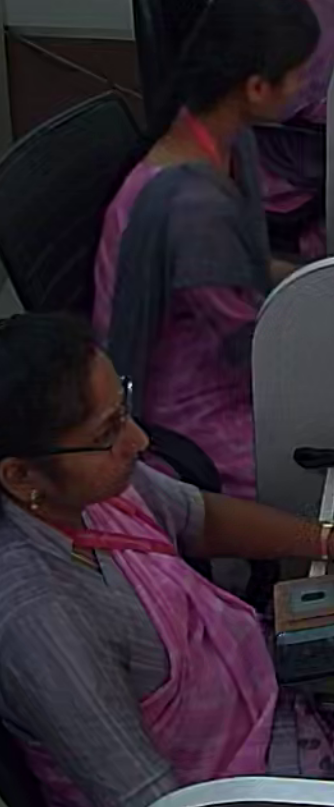
#> input picture receptionist_uniform_ref.png, 334 x 807 px
$ python -i counter_core.py   (imports and definitions only)
#> lines starting #> are read from the running program, lines starting #| are printed output that depends on the picture
#> further down, picture is the input picture: shape (807, 334, 3); mean B, G, R 46.4, 36, 46.9
from dataclasses import dataclass, field
import json
import os

import cv2
import numpy as np
from ultralytics import YOLO


MIN_ZONE_OVERLAP = 0.30
CONFIRM_FRAMES_NEEDED = 3
LINE_HIT_DISTANCE = 28
LINE_COOLDOWN_FRAMES = 12
LINE_SEQUENCE_WINDOW_FRAMES = 260
EVENT_MATCH_THRESHOLD = 0.45

DEFAULT_RECEPTION_REF = np.array(
    [[500, 110], [1600, 100], [1850, 1080], [520, 1080]],
    dtype=np.float64,
)

@dataclass
class VisitorTrackState:
    last_hit_line: int | None = None
    last_hit_frame: int = -10_000
    crossed_lines: list = field(default_factory=list)
    previous_center: tuple[int, int] | None = None


@dataclass
class VisitorLineEvent:
    event_id: int
    line: int
    track_id: int
    frame_num: int
    signature: np.ndarray | None
    used: bool = False


@dataclass
class AnalysisResult:
    frames_processed: int
    peak_receptionists: int
    confirmed_receptionist_ids: int
    visitor_entries: int
    visitor_exits: int


def make_hs_hist(image):
    hsv = cv2.cvtColor(image, cv2.COLOR_BGR2HSV)
#> hsv: shape (807, 334, 3); mean H, S, V 115.1, 91.9, 51.9
    hist = cv2.calcHist([hsv], [0, 1], None, [50, 60], [0, 180, 0, 256])
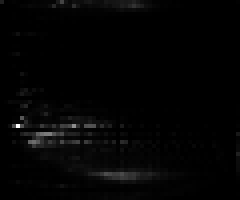
#> hist: shape (50, 60) float32 (shown 4 times larger); min 0, max 5597, mean 89.8; drawn with min black and max white
    cv2.normalize(hist, hist, 0, 1, cv2.NORM_MINMAX)
    return hist


# [146 lines left out: functions load_reference_hist, _as_point_list, load_polygon_json, load_two_line_json, scale_points, outfit_match_score and 4 more, not called in this run]


def orientation(a, b, c):
    return (b[1] - a[1]) * (c[0] - b[0]) - (b[0] - a[0]) * (c[1] - b[1])


# [92 lines left out: functions on_segment, segments_intersect, nearest_hit_line, person_signature, compare_signatures, find_recent_line_event, not called in this run]


def entry_sequence(entry_order):
    return [1, 2] if entry_order == "1-2" else [2, 1]


def exit_sequence(entry_order):
    return [2, 1] if entry_order == "1-2" else [1, 2]


# [382 lines left out: functions draw_reception_badge, draw_visitor_badge, draw_visitor_lines, analyze_video, not called in this run]

>>> import cv2
>>> picture = cv2.imread('receptionist_uniform_ref.png')
>>> result = make_hs_hist(picture)
